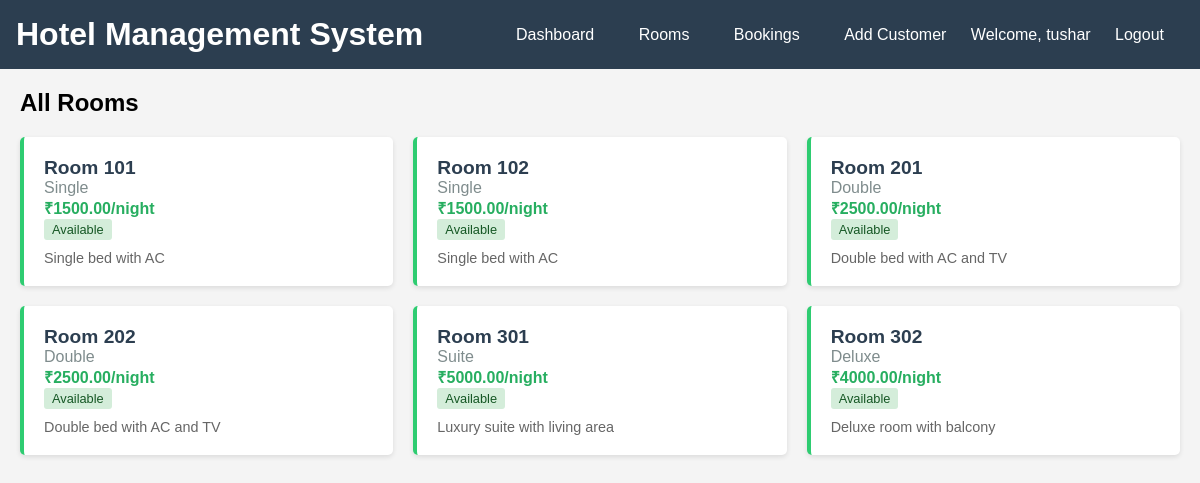
Page /view_rooms.php (signed in) on the committed database.
### tables this page shows
CREATE TABLE `rooms` (
  `id` int(11) NOT NULL,
  `room_number` varchar(10) NOT NULL,
  `room_type` enum('Single','Double','Suite','Deluxe') NOT NULL,
  `price` decimal(10,2) NOT NULL,
  `status` enum('Available','Occupied','Maintenance') DEFAULT 'Available',
  `description` text DEFAULT NULL,
  `created_at` timestamp NOT NULL DEFAULT current_timestamp()
);

### view_rooms.php (the view, shortened to what this page needs)
<?php
include 'db.php';
?>
<!DOCTYPE html>
<html lang="en">
<head>
</head>
<body>
    <?php include 'header.php'; ?>
    <div class="container">
        <h2>All Rooms</h2>
        <div class="rooms-grid">
            <?php
            $stmt = $pdo->query("SELECT * FROM rooms ORDER BY room_number");
            while ($room = $stmt->fetch()):
                $status_class = strtolower($room['status']);
            ?>
            <div class="room-card <?php echo $status_class; ?>">
                <div class="room-number">Room <?php echo $room['room_number']; ?></div>
                <div class="room-type"><?php echo $room['room_type']; ?></div>
                <div class="room-price">₹<?php echo $room['price']; ?>/night</div>
                <div class="room-status status-<?php echo $status_class; ?>">
                    <?php echo $room['status']; ?>
                </div>
                <?php if ($room['description']): ?>
                    <div style="margin-top: 10px; color: #666; font-size: 0.9em;">
                        <?php echo $room['description']; ?>
                    </div>
                <?php endif; ?>
            </div>
            <?php endwhile; ?>
        </div>
    </div>
</body>
</html>

### header.php (shortened to what this page needs)
<!DOCTYPE html>
<html lang="en">
<head>
</head>
<body>
    <div class="header">
        <h1>Hotel Management System</h1>
        <div class="nav">
            <a href="index.php">Dashboard</a>
            <a href="view_rooms.php">Rooms</a>
            <a href="view_bookings.php">Bookings</a>
            <a href="add_customer.php">Add Customer</a>
            <span>Welcome, <?php echo $_SESSION['username']; ?></span>
            <a href="logout.php">Logout</a>
        </div>
    </div>

### view_rooms.php (style rules this page uses)
.rooms-grid { display: grid; grid-template-columns: repeat(auto-fill, minmax(300px, 1fr)); gap: 20px; margin: 20px 0; }
.room-card { background: white; padding: 20px; border-radius: 5px; box-shadow: 0 2px 5px rgba(0,0,0,0.1); border-left: 4px solid #3498db; }
.room-card.available { border-left-color: #2ecc71; }
.room-number { font-size: 1.2em; font-weight: bold; color: #2c3e50; }
.room-type { color: #7f8c8d; }
.room-price { font-weight: bold; color: #27ae60; }
.room-status { display: inline-block; padding: 3px 8px; border-radius: 3px; font-size: 0.8em; }
.status-available { background: #d4edda; color: #155724; }

### header.php (style rules this page uses)
* { margin: 0; padding: 0; box-sizing: border-box; }
body { font-family: Arial, sans-serif; background: #f4f4f4; }
.header { background: #2c3e50; color: white; padding: 1rem; display: flex; justify-content: space-between; align-items: center; }
.nav a { color: white; text-decoration: none; margin: 0 10px; padding: 5px 10px; }
.container { max-width: 1200px; margin: 20px auto; padding: 0 20px; }

### rows in the picture
rooms: room_number "101", room_type "Single", price "1500.00", status "Available", description "Single bed with AC"
rooms: room_number "102", room_type "Single", price "1500.00", status "Available", description "Single bed with AC"
rooms: room_number "201", room_type "Double", price "2500.00", status "Available", description "Double bed with AC and TV"
rooms: room_number "202", room_type "Double", price "2500.00", status "Available", description "Double bed with AC and TV"
rooms: room_number "301", room_type "Suite", price "5000.00", status "Available", description "Luxury suite with living area"
rooms: room_number "302", room_type "Deluxe", price "4000.00", status "Available", description "Deluxe room with balcony"

### other values in the picture
$_SESSION['username'] "tushar"
